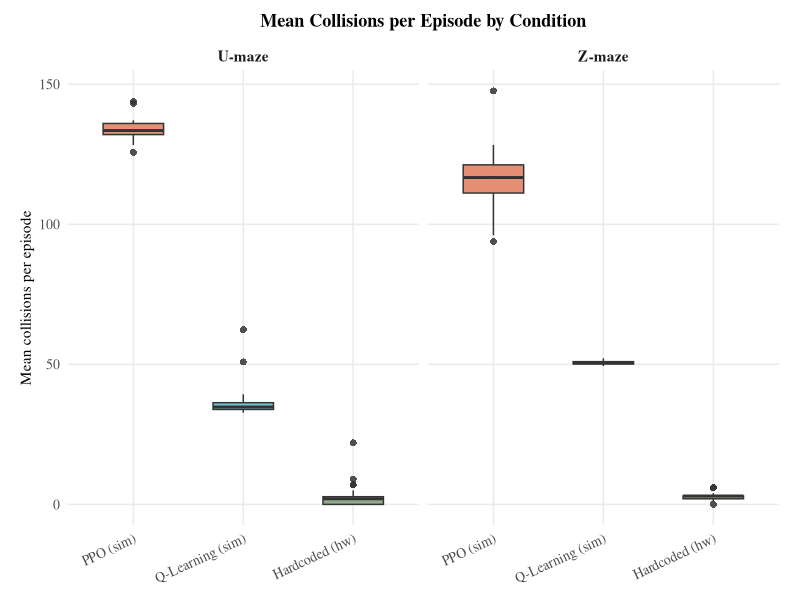
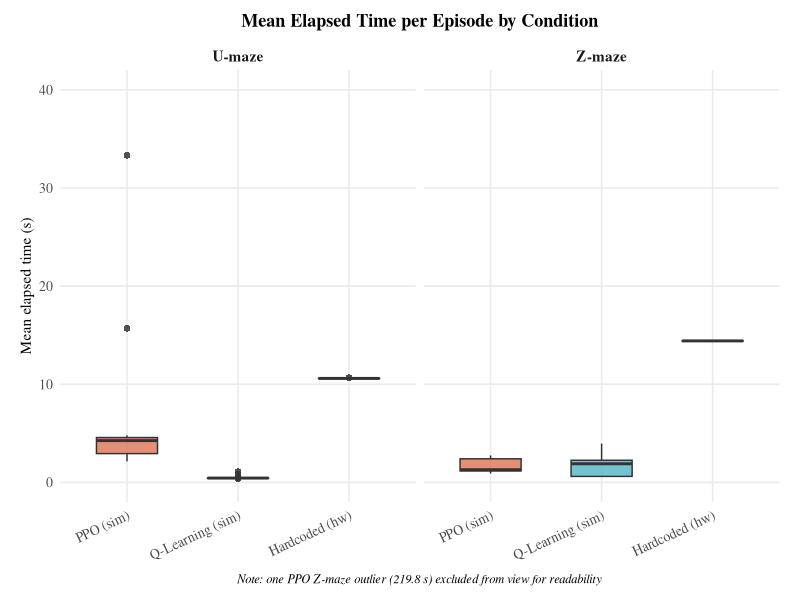
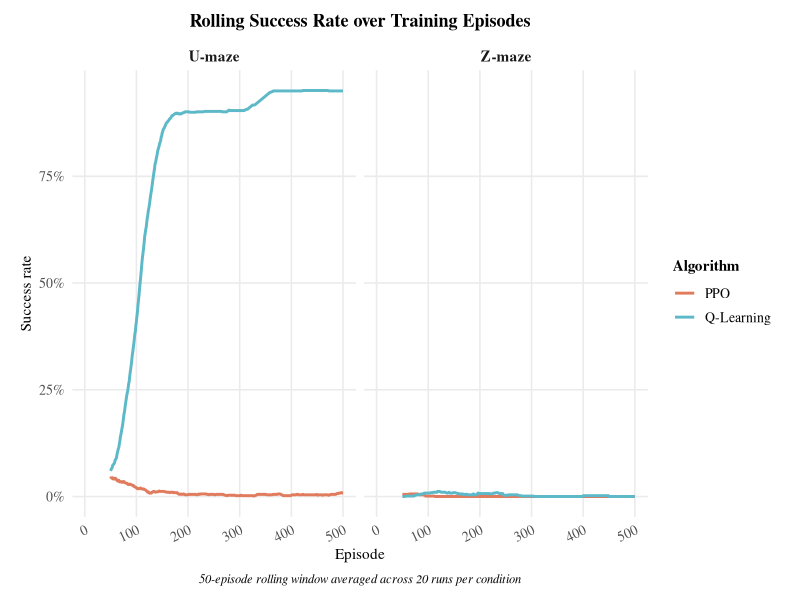
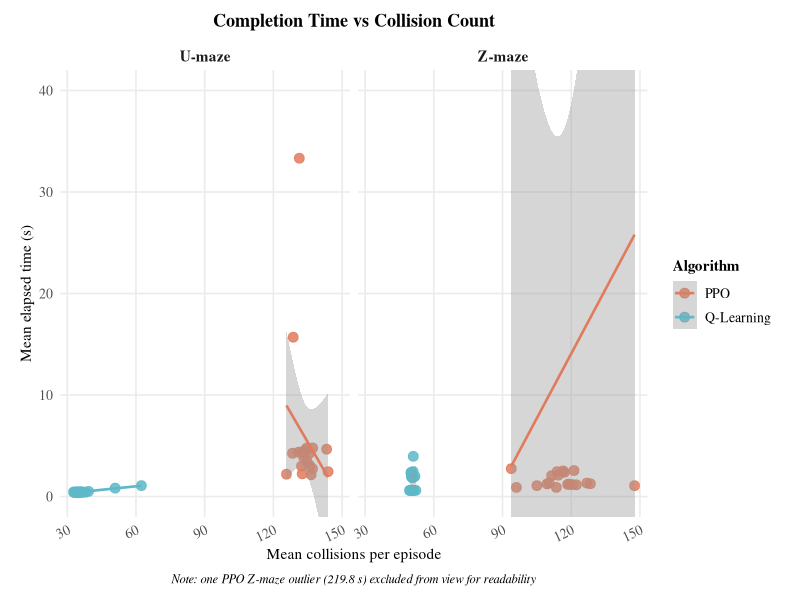

The R script that drew these images, in order:
library(dplyr)
library(readr)
library(ggplot2)
library(zoo)
library(scales)

setwd("C:/Users/adith/Desktop/Uni/Gituni/Y3/2306514_COMP303/Mujoco/Final Experiment")

sim <- read_csv("sim_master.csv", show_col_types = FALSE)
hw  <- read_csv("hardware_master.csv", show_col_types = FALSE)
ep  <- read_csv("sim_episodes_clean.csv", show_col_types = FALSE)

sim$algorithm <- factor(sim$algorithm, levels = c("PPO", "Q-Learning"))
sim$maze      <- factor(sim$maze,      levels = c("U-maze", "Z-maze"))
hw$maze       <- factor(hw$maze,       levels = c("U-maze", "Z-maze"))
ep$algorithm  <- factor(ep$algorithm,  levels = c("PPO", "Q-Learning"))
ep$maze       <- factor(ep$maze,       levels = c("U-maze", "Z-maze"))

sim_box <- sim %>% mutate(source = paste(algorithm, "(sim)"))
hw_box  <- hw  %>% mutate(source = "Hardcoded (hw)", algorithm = "Hardcoded")

# ── Shared theme ──────────────────────────────────────────────
base_theme <- theme_minimal(base_size = 12, base_family = "serif") +
  theme(
    plot.title    = element_text(size = 13, face = "bold",
                                 hjust = 0.5, margin = margin(b = 8)),
    plot.caption  = element_text(size = 9, hjust = 0.5,
                                 face = "italic", margin = margin(t = 8)),
    axis.title    = element_text(size = 11),
    axis.text     = element_text(size = 10),
    axis.text.x   = element_text(angle = 25, hjust = 1),
    strip.text    = element_text(size = 11, face = "bold"),
    legend.title  = element_text(size = 11, face = "bold"),
    legend.text   = element_text(size = 10),
    legend.position = "right",
    panel.grid.minor = element_blank(),
    plot.margin   = margin(10, 15, 10, 15)
  )

# ── Colour palette ────────────────────────────────────────────
algo_colours <- c("PPO" = "#E07B5D", "Q-Learning" = "#5DB8C8")
cond_colours <- c("PPO (sim)" = "#E07B5D",
                  "Q-Learning (sim)" = "#5DB8C8",
                  "Hardcoded (hw)" = "#7D9B76")

# ── Figure 1: Collision boxplot ───────────────────────────────
all_box <- bind_rows(
  sim_box %>% select(source, maze, mean_collisions),
  hw_box  %>% select(source, maze, mean_collisions)
)
all_box$source <- factor(all_box$source,
                         levels = c("PPO (sim)", "Q-Learning (sim)", "Hardcoded (hw)"))

p1 <- ggplot(all_box,
             aes(x = source, y = mean_collisions, fill = source)) +
  geom_boxplot(alpha = 0.85, outlier.shape = 16,
               outlier.size = 2, width = 0.55) +
  scale_fill_manual(values = cond_colours, guide = "none") +
  facet_wrap(~maze) +
  labs(
    title   = "Mean Collisions per Episode by Condition",
    x       = NULL,
    y       = "Mean collisions per episode"
  ) +
  base_theme +
  theme(axis.text.x = element_text(angle = 25, hjust = 1))

ggsave("fig1_collisions.png", p1, width = 9, height = 5, dpi = 300)
cat("Figure 1 saved.\n")

# ── Figure 2: Time boxplot (y-axis capped at 40s) ────────────
all_time <- bind_rows(
  sim_box %>% select(source, maze, mean_elapsed_s),
  hw_box  %>% select(source, maze, mean_elapsed_s)
)
all_time$source <- factor(all_time$source,
                          levels = c("PPO (sim)", "Q-Learning (sim)", "Hardcoded (hw)"))

p2 <- ggplot(all_time,
             aes(x = source, y = mean_elapsed_s, fill = source)) +
  geom_boxplot(alpha = 0.85, outlier.shape = 16,
               outlier.size = 2, width = 0.55) +
  scale_fill_manual(values = cond_colours, guide = "none") +
  facet_wrap(~maze) +
  coord_cartesian(ylim = c(0, 40)) +
  labs(
    title   = "Mean Elapsed Time per Episode by Condition",
    x       = NULL,
    y       = "Mean elapsed time (s)",
    caption = "Note: one PPO Z-maze outlier (219.8 s) excluded from view for readability"
  ) +
  base_theme +
  theme(axis.text.x = element_text(angle = 25, hjust = 1))

ggsave("fig2_time.png", p2, width = 9, height = 5, dpi = 300)
cat("Figure 2 saved.\n")

# ── Figure 3: Rolling success rate learning curve ────────────
ep$goal_reached <- as.numeric(ep$goal_reached)
ep$trial        <- as.numeric(ep$trial)

ep_success <- ep %>%
  group_by(algorithm, maze, trial) %>%
  summarise(mean_success = mean(goal_reached, na.rm = TRUE),
            .groups = "drop") %>%
  group_by(algorithm, maze) %>%
  arrange(trial) %>%
  mutate(roll = rollmean(mean_success, k = 50,
                         fill = NA, align = "right"))

p3 <- ggplot(ep_success,
             aes(x = trial, y = roll, colour = algorithm)) +
  geom_line(linewidth = 1.0, na.rm = TRUE) +
  scale_colour_manual(values = algo_colours) +
  scale_y_continuous(labels = percent_format()) +
  facet_wrap(~maze) +
  labs(
    title   = "Rolling Success Rate over Training Episodes",
    x       = "Episode",
    y       = "Success rate",
    colour  = "Algorithm",
    caption = "50-episode rolling window averaged across 20 runs per condition"
  ) +
  base_theme

ggsave("fig3_learning_curve.png", p3, width = 9, height = 5, dpi = 300)
cat("Figure 3 saved.\n")

# ── Figure 4: Scatter time vs collisions ─────────────────────
p4 <- ggplot(sim,
             aes(x = mean_collisions, y = mean_elapsed_s,
                 colour = algorithm)) +
  geom_point(size = 3, alpha = 0.85) +
  geom_smooth(method = "lm", se = TRUE, linewidth = 0.9) +
  scale_colour_manual(values = algo_colours) +
  facet_wrap(~maze) +
  coord_cartesian(ylim = c(0, 40)) +
  labs(
    title   = "Completion Time vs Collision Count",
    x       = "Mean collisions per episode",
    y       = "Mean elapsed time (s)",
    colour  = "Algorithm",
    caption = "Note: one PPO Z-maze outlier (219.8 s) excluded from view for readability"
  ) +
  base_theme

ggsave("fig4_scatter.png", p4, width = 9, height = 5, dpi = 300)
cat("Figure 4 saved.\n")

cat("\nAll four figures saved to Final Experiment folder.\n")
